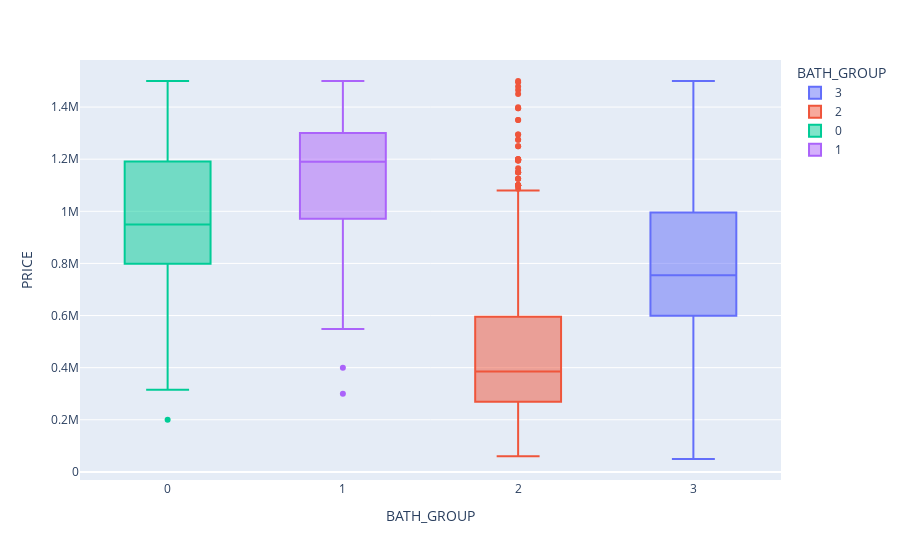

Source (notebook cell):
### Code cell
bath_price = df.groupby('BATH')['PRICE'].mean().reset_index()

# Reshape price for clustering
X = bath_price['PRICE'].values.reshape(-1, 1)

# Cluster into 4 groups
kmeans = KMeans(n_clusters=4, random_state=rs).fit(X)
bath_price['BATH_GROUP'] = kmeans.labels_

# Map back
bath_group_map = dict(zip(bath_price['BATH'], bath_price['BATH_GROUP']))
df['BATH_GROUP'] = df['BATH'].map(bath_group_map)



fig = px.box(data_frame=df, x = 'BATH_GROUP', y = 'PRICE' , color= 'BATH_GROUP' )
fig.show()

### Figure 1 — Plotly figure (JSON) as saved in the notebook; plotly's stock layout.template omitted (floating-point values rounded to 4 significant figures; data arrays with more than 128 entries replaced by an {"elided": "..."} marker saying what was removed)
{"data": [{"alignmentgroup": "True", "hovertemplate": "BATH_GROUP=%{x}<br>PRICE=%{y}<extra></extra>", "legendgroup": "3", "marker": {"color": "#636efa"}, "name": "3", "notched": false, "offsetgroup": "3", "orientation": "v", "showlegend": true, "type": "box", "x": {"elided": "1353 int values"}, "x0": " ", "xaxis": "x", "y": {"elided": "1353 int values"}, "y0": " ", "yaxis": "y"}, {"alignmentgroup": "True", "hovertemplate": "BATH_GROUP=%{x}<br>PRICE=%{y}<extra></extra>", "legendgroup": "2", "marker": {"color": "#EF553B"}, "name": "2", "notched": false, "offsetgroup": "2", "orientation": "v", "showlegend": true, "type": "box", "x": {"elided": "1402 int values"}, "x0": " ", "xaxis": "x", "y": {"elided": "1402 int values"}, "y0": " ", "yaxis": "y"}, {"alignmentgroup": "True", "hovertemplate": "BATH_GROUP=%{x}<br>PRICE=%{y}<extra></extra>", "legendgroup": "0", "marker": {"color": "#00cc96"}, "name": "0", "notched": false, "offsetgroup": "0", "orientation": "v", "showlegend": true, "type": "box", "x": {"elided": "291 int values"}, "x0": " ", "xaxis": "x", "y": {"elided": "291 int values"}, "y0": " ", "yaxis": "y"}, {"alignmentgroup": "True", "hovertemplate": "BATH_GROUP=%{x}<br>PRICE=%{y}<extra></extra>", "legendgroup": "1", "marker": {"color": "#ab63fa"}, "name": "1", "notched": false, "offsetgroup": "1", "orientation": "v", "showlegend": true, "type": "box", "x": {"elided": "255 int values"}, "x0": " ", "xaxis": "x", "y": {"elided": "255 int values"}, "y0": " ", "yaxis": "y"}], "layout": {"boxmode": "overlay", "legend": {"title": {"text": "BATH_GROUP"}, "tracegroupgap": 0}, "margin": {"t": 60}, "xaxis": {"anchor": "y", "categoryarray": [3, 2, 0, 1], "categoryorder": "array", "domain": [0, 1], "title": {"text": "BATH_GROUP"}}, "yaxis": {"anchor": "x", "domain": [0, 1], "title": {"text": "PRICE"}}}}
